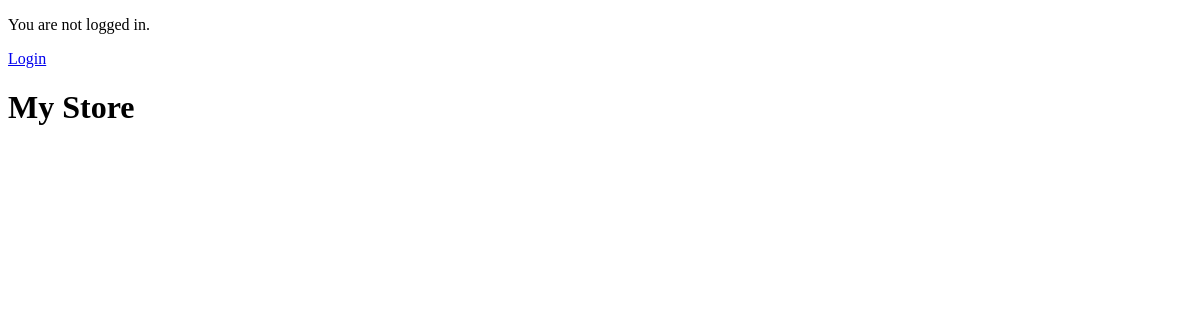
/, run on an earlier commit of the app's database.
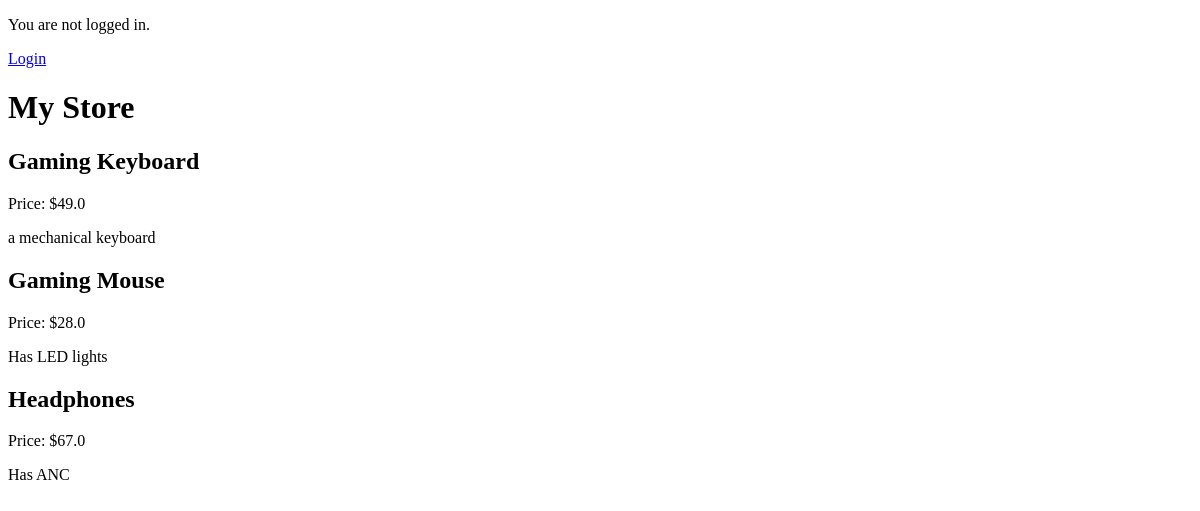
And on a later commit of the database.
### store/models.py (models this page shows)
class Product(models.Model):
    name = models.CharField(max_length=200)
    price = models.FloatField()
    description = models.TextField()

### store/views.py (the view)
# urls.py: 2. Add a URL to urlpatterns:  path('', views.home, name='home')
def home(request):
    products = Product.objects.all()
    print(request.user)
    print(request.user.is_authenticated)
    return render(request, 'index.html', context={'products':products})

### store/templates/index.html (shortened to what this page needs)
<!DOCTYPE html>
<html>
<head>
</head>
{% if user.is_authenticated %}
    <p>Hello, {{ user.username }}!</p>
    <form method="POST" action="/auth/logout/">
        {% csrf_token %}
        <button type="submit">Logout</button>
    </form>
{% else %}
    <p>You are not logged in.</p>
    <a href="/auth/login/">Login</a>
{% endif %}
<body>
    <h1>My Store</h1>
    {% for product in products %}
        <h2>{{ product.name }}</h2>
        <p>Price: ${{ product.price }}</p>
        <p>{{ product.description }}</p>
    {% endfor %}
</body>
</html>

What changed in the data, as far as the page shows it:
added Product: name "Gaming Keyboard", price "49.0", description "a mechanical keyboard"
added Product: name "Gaming Mouse", price "28.0", description "Has LED lights"
added Product: name "Headphones", price "67.0", description "Has ANC"
